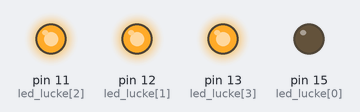
The program below on a simulated Raspberry Pi (header pin numbers). Parts: output pins drawn as LEDs (lit = HIGH).

Above: at 0.05 s.
At 0.65 s:
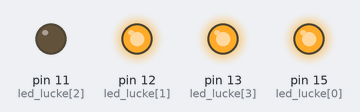
At 1.35 s:
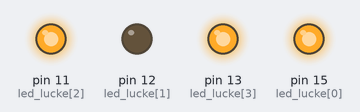
At 2.75 s:
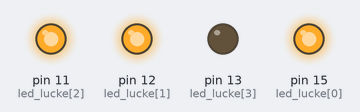
Timing chart, 0 to 3.0 s (numbered marks = the images above):
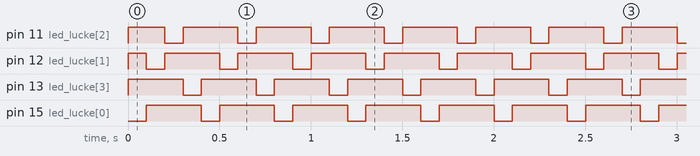

The program:

led_4.py
```python
#Navodilo: Sestavi vezje in zazeni program.


# Vkljucimo knjiznice, ki jih potrebujemo
import RPi.GPIO as GPIO
import time

Led1 = 11  #Ostevilcimo pin na katerem je Led1
Led2 = 13

led_lucke = [15, 12, 11, 13]

# Funkcija z zacetnimi nastavitvami programa
def setup():
    GPIO.setmode(GPIO.BOARD) #Nastavitev uporabe oznacevanja pinov


    for led in led_lucke:
        GPIO.setup(led, GPIO.OUT) #Nacin priklopa (pina) na izhod.
        GPIO.output(led, GPIO.HIGH) #Nastavi visok izhod (3.3V) za izklop zarnice.


# Funkcija z neskoncno zanko kjer krmilimo vklop in izklop LED diode.
def loop():
    while True:
        for led in led_lucke:
            GPIO.output(led,GPIO.LOW)
            time.sleep(0.1)
            GPIO.output(led,GPIO.HIGH)


# Funkcija ugasne vsa stikala na GPIO vezju.
def destroy():
    for led in led_lucke:
        GPIO.output(led, GPIO.HIGH) #Nastavi visok izhod (3.3V) za izklop zarnice
    GPIO.cleanup()

if __name__ == '__main__':    #Zacetek glavnega programa.
    setup()
    try:
        loop()
    except KeyboardInterrupt: #Pritisni ctrl+c za koncanje programa
        destroy()
```

Measured:
- by itself, pin 11 (led_lucke[2]), pin 12 (led_lucke[1]), pin 13 (led_lucke[3]), pin 15 (led_lucke[0]): alternates HIGH for 0.30 s and LOW for 0.10 s
